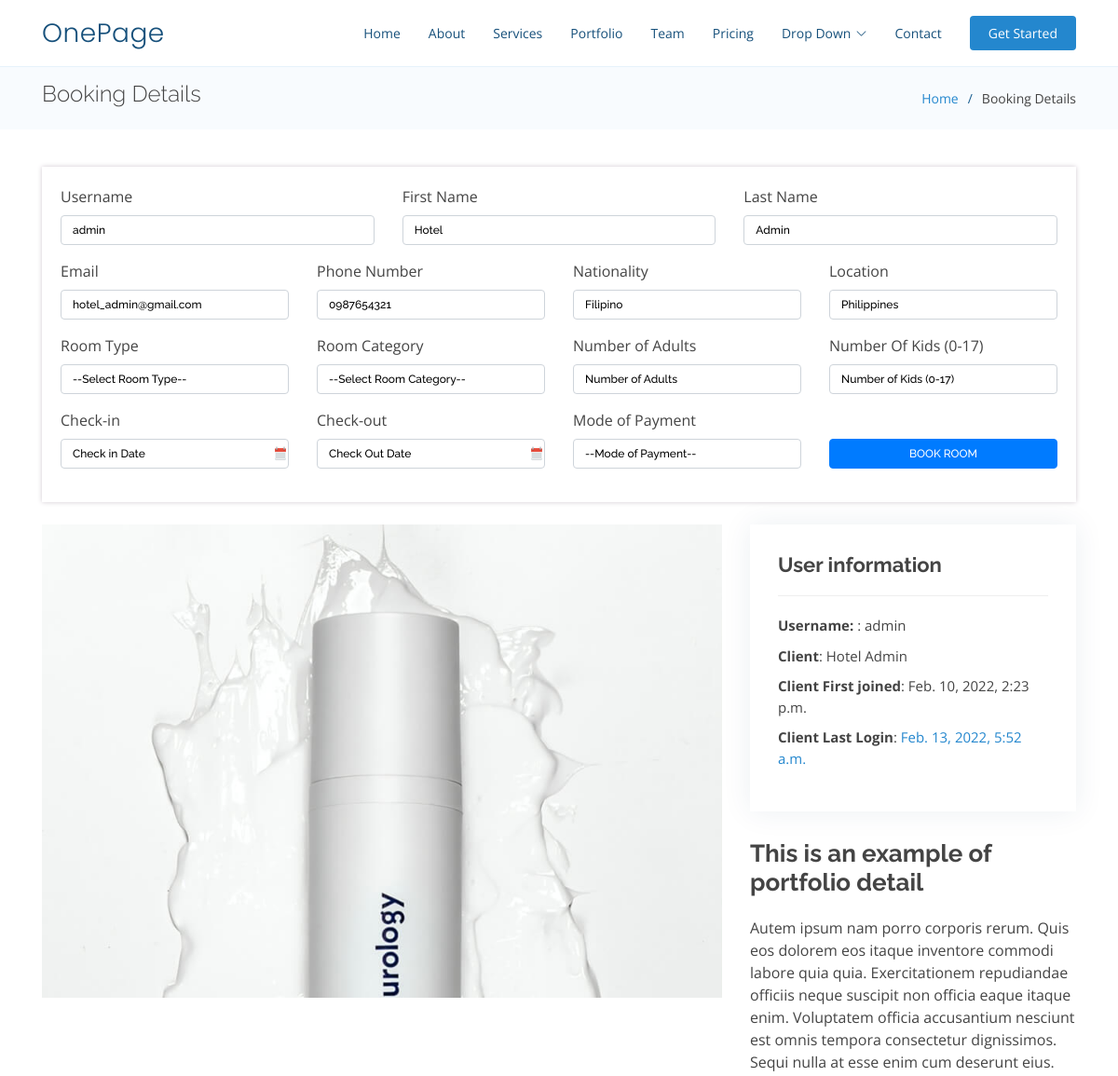
The page /booking_details/1 (signed in, upper part) on the database as committed earlier.
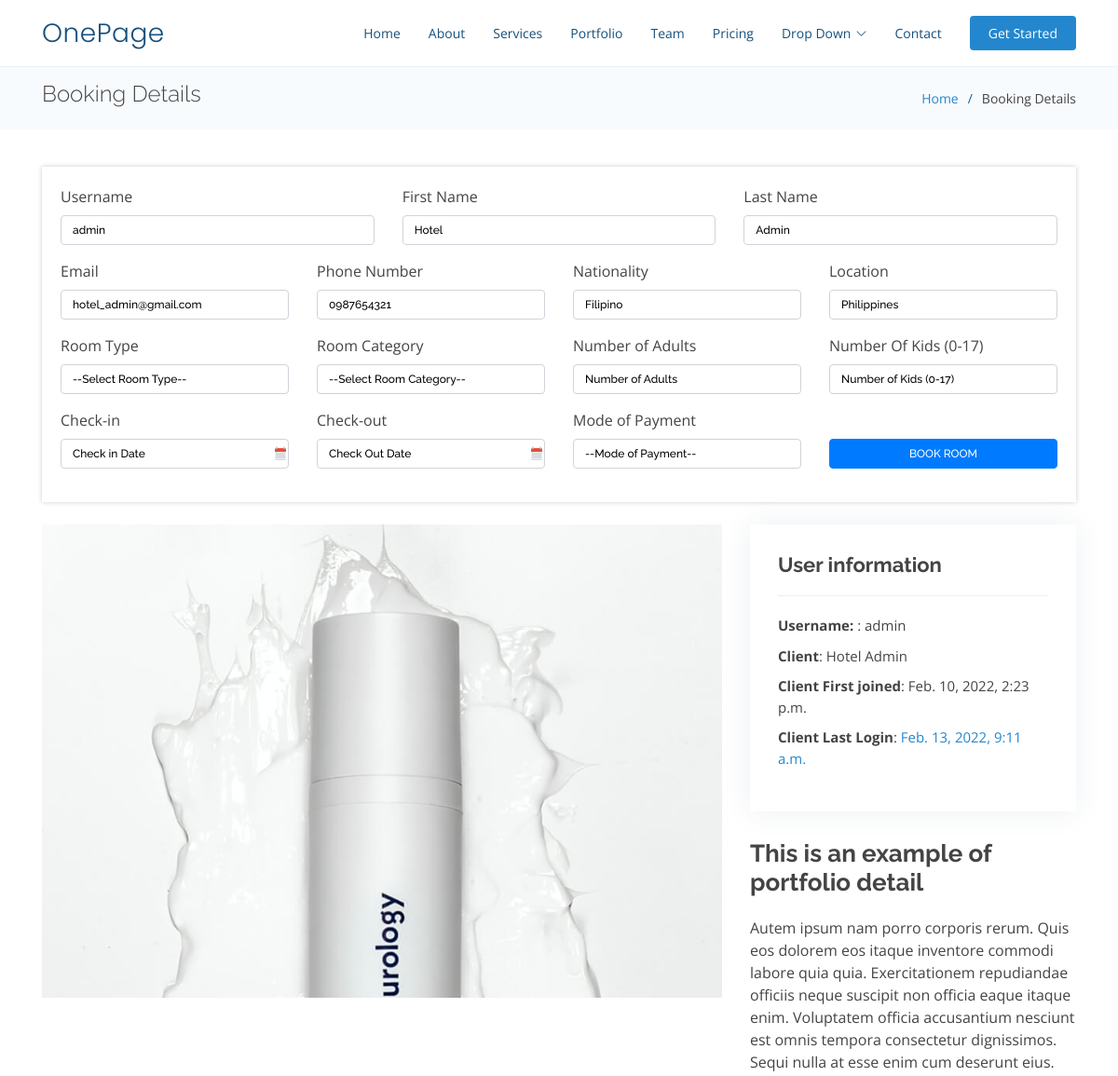
The same page on the database as committed later.
### reservation/models.py (models this page shows)
class User(AbstractUser):
    pass

### reservation/views.py (the view)
# urls.py: path("booking_details/<int:user_id>", views.booking_details, name="booking_details"),
def booking_details(request, user_id):
    if request.user.is_authenticated:
        userProfiles = UserProfile.objects.get(pk=user_id)
        return render(request, "reservation/booking_details.html", {
            'userProfile': userProfiles,
        })
    else:
        return render(request, "reservation/login.html")

### reservation/templates/reservation/booking_details.html (shortened to what the changed rows need)
{% load static %}
<!DOCTYPE html>
<html lang="en">
<head>
  <link href="/static/reservation/assets/vendor/aos/aos.css" rel="stylesheet">
  <link href="/static/reservation/assets/vendor/bootstrap/css/bootstrap.min.css" rel="stylesheet">
  <link href="/static/reservation/assets/vendor/bootstrap-icons/bootstrap-icons.css" rel="stylesheet">
  <link href="/static/reservation/assets/vendor/boxicons/css/boxicons.min.css" rel="stylesheet">
  <link href="/static/reservation/assets/vendor/glightbox/css/glightbox.min.css" rel="stylesheet">
  <link href="/static/reservation/assets/vendor/remixicon/remixicon.css" rel="stylesheet">
  <link href="/static/reservation/assets/vendor/swiper/swiper-bundle.min.css" rel="stylesheet">
  <link rel="stylesheet" href="https://maxcdn.bootstrapcdn.com/bootstrap/4.4.1/css/bootstrap.min.css">
  <link rel="stylesheet"
    href="https://cdnjs.cloudflare.com/ajax/libs/bootstrap-datepicker/1.9.0/css/bootstrap-datepicker.min.css">
  <link rel="stylesheet" href="https://cdnjs.cloudflare.com/ajax/libs/font-awesome/4.7.0/css/font-awesome.min.css">
  <link href="/static/reservation/assets/css/style.css" rel="stylesheet">
</head>
<body>
  <header id="header" class="fixed-top">
    <div class="container d-flex align-items-center justify-content-between">
      <h1 class="logo"><a href="index.html">OnePage</a></h1>
    </div>
  </header>
  <main id="main">
    <section id="breadcrumbs" class="breadcrumbs">
      <div class="container">
        <div class="d-flex justify-content-between align-items-center">
          <h2> Booking Details </h2>
        </div>
      </div>
    </section>
    <section id="portfolio-details" class="portfolio-details">
      <div class="container w-100 mb-4">
        <form class="row  needs-validation" action="{% url 'book_room' user.id %}" method="post" novalidate>
          <div class="col-md w-100">
            <div class="box w-100">
              <div class="row">
                <div class="col-md-4">
                  <div class="form-group">
                    <label for="username" class="form-label">Username</label>
                    <input name="username" type="text" class="form-control" placeholder="Username"
                      value="{{ user.username }}" required />
                  </div>
                </div>
                <div class="col-md-4">
                  <div class="form-group">
                    <label for="first_name" class="form-label">First Name</label>
                    <input name="first_name" type="text" class="form-control" placeholder="First Name"
                      value="{{ user.first_name }}" required />
                  </div>
                </div>
                <div class="col-md-4">
                  <div class="form-group">
                    <label for="last_name" class="form-label">Last Name</label>
                    <input name="last_name" type="text" class="form-control" placeholder="Last Name"
                      value="{{ user.last_name }}" required />
                  </div>
                </div>
              </div>
              <div class="row">
                <div class="col-md-3">
                  <div class="form-group">
                    <label for="username" class="form-label">Email</label>
                    <input name="email" type="email" class="form-control" placeholder="Email" value="{{ user.email }}"
                      required />
                  </div>
                </div>
              </div>
            </div>
          </div>
        </form>
      </div>
      <div class="container">
        <div class="row gy-4">
          <div class="col-lg-4">
            <div class="portfolio-info">
              <ul>
                <li><strong>Username: </strong>: {{ user.username }}</li>
                <li><strong>Client</strong>: {{ user.first_name }} {{ user.last_name }}</li>
                <li><strong>Client First joined</strong>: {{ user.date_joined }} </li>
                <li><strong>Client Last Login</strong>: <a href="#">{{ user.last_login }}</a></li>
              </ul>
            </div>
            <div class="portfolio-description">
              <h2>This is an example of portfolio detail</h2>
            </div>
          </div>
        </div>
      </div>
    </section>
  </main>
</body>
</html>

Rows that differ between the two databases and show on the page:
changed User "admin": last_login "Feb. 13, 2022, 5:52 a.m." → "Feb. 13, 2022, 9:11 a.m."
